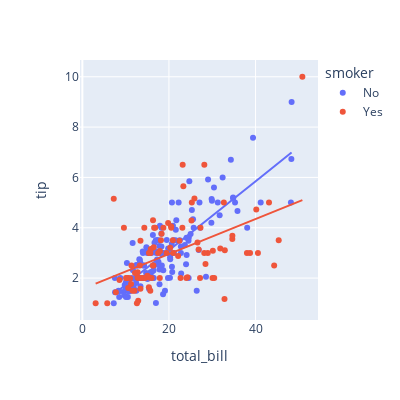

The cell this chart's notebook holds for it:
### Code cell
# plotly에서 regplot
px.scatter(data_frame=df, x='total_bill', y='tip',
           width=400, height=400, trendline='ols',
           color= 'smoker')

### Figure 1 — Plotly figure (JSON) as saved in the notebook; plotly's stock layout.template omitted (floating-point values rounded to 4 significant figures; data arrays with more than 128 entries replaced by an {"elided": "..."} marker saying what was removed)
{"data": [{"hovertemplate": "smoker=No<br>total_bill=%{x}<br>tip=%{y}<extra></extra>", "legendgroup": "No", "marker": {"color": "#636efa", "symbol": "circle"}, "mode": "markers", "name": "No", "orientation": "v", "showlegend": true, "type": "scatter", "x": {"elided": "151 float values"}, "xaxis": "x", "y": {"elided": "151 float values"}, "yaxis": "y"}, {"hovertemplate": "<b>OLS trendline</b><br>tip = 0.137156 * total_bill + 0.360069<br>R<sup>2</sup>=0.675984<br><br>smoker=No<br>total_bill=%{x}<br>tip=%{y} <b>(trend)</b><extra></extra>", "legendgroup": "No", "marker": {"color": "#636efa", "symbol": "circle"}, "mode": "lines", "name": "No", "showlegend": false, "type": "scatter", "x": {"elided": "151 float values"}, "xaxis": "x", "y": {"elided": "151 float values"}, "yaxis": "y"}, {"hovertemplate": "smoker=Yes<br>total_bill=%{x}<br>tip=%{y}<extra></extra>", "legendgroup": "Yes", "marker": {"color": "#EF553B", "symbol": "circle"}, "mode": "markers", "name": "Yes", "orientation": "v", "showlegend": true, "type": "scatter", "x": [38.01, 11.24, 20.29, 13.81, 11.02, 18.29, 3.07, 15.01, 26.86, 25.28, 17.92, 19.44, 32.68, 28.97, 5.75, 16.32, 40.17, 27.28, 12.03, 21.01, 11.35, 15.38, 44.3, 22.42, 15.36, 20.49, 25.21, 14.31, 16.0, 17.51, 10.59, 10.63, 50.81, 15.81, 7.25, 31.85, 16.82, 32.9, 17.89, 14.48, 9.6, 34.63, 34.65, 23.33, 45.35, 23.17, 40.55, 20.9, 30.46, 18.15, 23.1, 15.69, 19.81, 28.44, 15.48, 16.58, 10.34, 43.11, 13.0, 13.51, 18.71, 12.74, 13.0, 16.4, 20.53, 16.47, 26.59, 38.73, 24.27, 12.76, 30.06, 25.89, 13.27, 28.17, 12.9, 28.15, 11.59, 7.74, 30.14, 12.16, 13.42, 8.58, 13.42, 16.27, 10.09, 22.12, 24.01, 15.69, 15.53, 12.6, 32.83, 27.18, 22.67], "xaxis": "x", "y": [3.0, 1.76, 3.21, 2.0, 1.98, 3.76, 1.0, 2.09, 3.14, 5.0, 3.08, 3.0, 5.0, 3.0, 1.0, 4.3, 4.73, 4.0, 1.5, 3.0, 2.5, 3.0, 2.5, 3.48, 1.64, 4.06, 4.29, 4.0, 2.0, 3.0, 1.61, 2.0, 10.0, 3.16, 5.15, 3.18, 4.0, 3.11, 2.0, 2.0, 4.0, 3.55, 3.68, 5.65, 3.5, 6.5, 3.0, 3.5, 2.0, 3.5, 4.0, 1.5, 4.19, 2.56, 2.02, 4.0, 2.0, 5.0, 2.0, 2.0, 4.0, 2.01, 2.0, 2.5, 4.0, 3.23, 3.41, 3.0, 2.03, 2.23, 2.0, 5.16, 2.5, 6.5, 1.1, 3.0, 1.5, 1.44, 3.09, 2.2, 3.48, 1.92, 1.58, 2.5, 2.0, 2.88, 2.0, 3.0, 3.0, 1.0, 1.17, 2.0, 2.0], "yaxis": "y"}, {"hovertemplate": "<b>OLS trendline</b><br>tip = 0.0695902 * total_bill + 1.56427<br>R<sup>2</sup>=0.238357<br><br>smoker=Yes<br>total_bill=%{x}<br>tip=%{y} <b>(trend)</b><extra></extra>", "legendgroup": "Yes", "marker": {"color": "#EF553B", "symbol": "circle"}, "mode": "lines", "name": "Yes", "showlegend": false, "type": "scatter", "x": [3.07, 5.75, 7.25, 7.74, 8.58, 9.6, 10.09, 10.34, 10.59, 10.63, 11.02, 11.24, 11.35, 11.59, 12.03, 12.16, 12.6, 12.74, 12.76, 12.9, 13.0, 13.0, 13.27, 13.42, 13.42, 13.51, 13.81, 14.31, 14.48, 15.01, 15.36, 15.38, 15.48, 15.53, 15.69, 15.69, 15.81, 16.0, 16.27, 16.32, 16.4, 16.47, 16.58, 16.82, 17.51, 17.89, 17.92, 18.15, 18.29, 18.71, 19.44, 19.81, 20.29, 20.49, 20.53, 20.9, 21.01, 22.12, 22.42, 22.67, 23.1, 23.17, 23.33, 24.01, 24.27, 25.21, 25.28, 25.89, 26.59, 26.86, 27.18, 27.28, 28.15, 28.17, 28.44, 28.97, 30.06, 30.14, 30.46, 31.85, 32.68, 32.83, 32.9, 34.63, 34.65, 38.01, 38.73, 40.17, 40.55, 43.11, 44.3, 45.35, 50.81], "xaxis": "x", "y": [1.778, 1.964, 2.069, 2.103, 2.161, 2.232, 2.266, 2.284, 2.301, 2.304, 2.331, 2.346, 2.354, 2.371, 2.401, 2.41, 2.441, 2.451, 2.452, 2.462, 2.469, 2.469, 2.488, 2.498, 2.498, 2.504, 2.525, 2.56, 2.572, 2.609, 2.633, 2.635, 2.642, 2.645, 2.656, 2.656, 2.664, 2.678, 2.697, 2.7, 2.706, 2.71, 2.718, 2.735, 2.783, 2.809, 2.811, 2.827, 2.837, 2.866, 2.917, 2.943, 2.976, 2.99, 2.993, 3.019, 3.026, 3.104, 3.124, 3.142, 3.172, 3.177, 3.188, 3.235, 3.253, 3.319, 3.324, 3.366, 3.415, 3.433, 3.456, 3.463, 3.523, 3.525, 3.543, 3.58, 3.656, 3.662, 3.684, 3.781, 3.838, 3.849, 3.854, 3.974, 3.976, 4.209, 4.26, 4.36, 4.386, 4.564, 4.647, 4.72, 5.1], "yaxis": "y"}], "layout": {"height": 400, "legend": {"title": {"text": "smoker"}, "tracegroupgap": 0}, "margin": {"t": 60}, "width": 400, "xaxis": {"anchor": "y", "domain": [0, 1], "title": {"text": "total_bill"}}, "yaxis": {"anchor": "x", "domain": [0, 1], "title": {"text": "tip"}}}}
